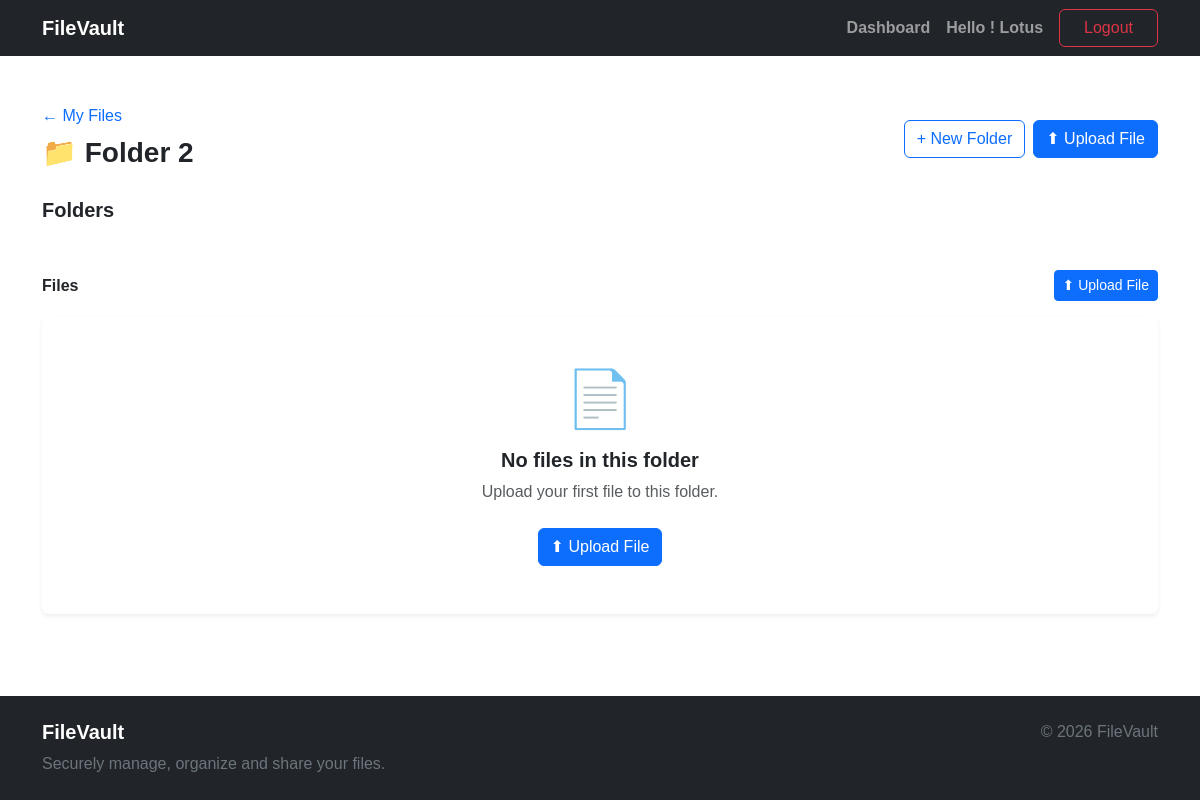
Page /storage/folder/2/ (signed in) on the earlier database version.
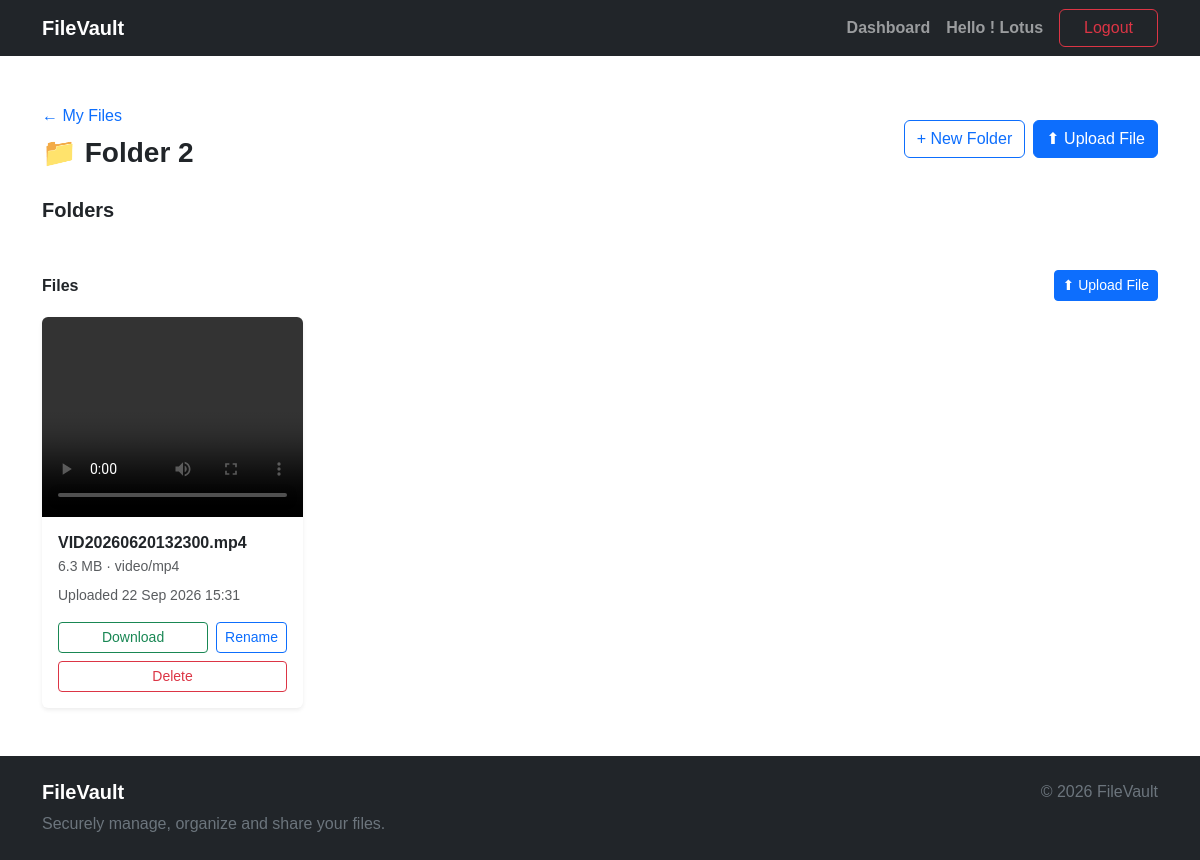
Same page on the later database version.
### storage/models.py (models this page shows, shortened)
class File(models.Model):
      owner = models.ForeignKey(
            settings.AUTH_USER_MODEL,
            on_delete= models.CASCADE,
            related_name= "files",
      )
      folder = models.ForeignKey(
            Folder,
            on_delete= models.CASCADE,
            related_name= "files",
      )
      file = models.FileField(upload_to="uploads/")
      original_name = models.CharField(max_length=255)
      file_type = models.CharField(max_length=100, blank=True)
      size = models.PositiveBigIntegerField(default=0)
      uploaded_at = models.DateTimeField(auto_now_add=True)
      class Meta:
            ordering = ["-uploaded_at"]

### storage/views.py (the view)
# urls.py: path("folder/<int:pk>/",FolderDetailView.as_view(),name="folder-detail",),
class FolderDetailView(LoginRequiredMixin, DetailView):
      model = Folder
      template_name = "storage/folder_details.html"
      context_object_name = "folder"
      def get_queryset(self):
            return Folder.objects.filter(owner = self.request.user)
      def get_context_data(self, **kwargs):
            context = super().get_context_data(**kwargs)
            context["subfolders"] = self.object.children.filter(
                  owner=self.request.user
            ).order_by("name")
            context["files"] = self.object.files.filter(
                  owner=self.request.user
            ).order_by("-uploaded_at")
            return context

### storage/templates/storage/folder_details.html (shortened to what the changed rows need)
{% extends "base.html" %}
{% block content %}
<div class="container py-5">
      <div>
            {% if files %}
            <div class="row g-4">
                  {% for file in files %}
                  <div class="col-sm-6 col-lg-4 col-xl-3">
                        <div class="card h-100 border-0 shadow-sm overflow-hidden">
                              <div class="bg-light d-flex align-items-center justify-content-center"
                                    style="height: 200px;">
                                    {% if "image/" in file.file_type %}
                                    <img src="{{ file.file.url }}" alt="{{ file.original_name }}" class="w-100 h-100"
                                          style="object-fit: cover;">
                                    {% elif file.file_type == "application/pdf" %}
                                    <iframe src="{{ file.file.url }}" width="100%" height="200" style="border: none;">
                                    </iframe>
                                    {% elif "video/" in file.file_type %}
                                    <video controls class="w-100 h-100" style="object-fit: contain;">
                                          <source src="{{ file.file.url }}" type="{{ file.file_type }}">
                                    </video>
                                    {% endif %}
                              </div>
                              <div class="card-body">
                                    <h6 class="fw-semibold text-truncate mb-1" title="{{ file.original_name }}">
                                          {{ file.original_name }}
                                    </h6>
                                    <p class="text-muted small mb-2">
                                          {{ file.size|filesizeformat }}
                                          {% if file.file_type %}
                                          · {{ file.file_type }}
                                          {% endif %}
                                    </p>
                                    <p class="text-muted small mb-3">
                                          Uploaded
                                          {{ file.uploaded_at|date:"d M Y H:i" }}
                                    </p>
                                    <div class="d-flex gap-2">
                                          <a href="{{ file.file.url }}" class="btn btn-sm btn-outline-success flex-fill"
                                                download>
                                                Download
                                          </a>
                                          <a href="{% url 'storage:file-rename' file.pk %}"
                                                class="btn btn-sm btn-outline-primary">
                                                Rename
                                          </a>
                                    </div>
                                    <a href="{% url 'storage:file-delete' file.pk %}"
                                          class="btn btn-sm btn-outline-danger w-100 mt-2">
                                          Delete
                                    </a>
                              </div>
                        </div>
                  </div>
                  {% endfor %}
            </div>
            {% else %}
            <div class="card border-0 shadow-sm">
                  <div class="card-body text-center py-5">
                        <div class="display-4 mb-3">
                              📄
                        </div>
                        <h5 class="fw-bold">
                              No files in this folder
                        </h5>
                        <p class="text-muted mb-4">
                              Upload your first file to this folder.
                        </p>
                        <a href="{% url 'storage:file-upload' folder.id %}" class="btn btn-primary">
                              ⬆ Upload File
                        </a>
                  </div>
            </div>
            {% endif %}
      </div>
</div>
{% endblock %}

Differences in the rows shown:
added File: original_name "VID20260620132300.mp4", size|filesizeformat "6.3 MB", file_type "video/mp4", uploaded_at "22 Sep 2026 15:31"
Other differences:
text no longer shown: "📄 No files in this folder Upload your first file to this folder. ⬆ Upload File"
